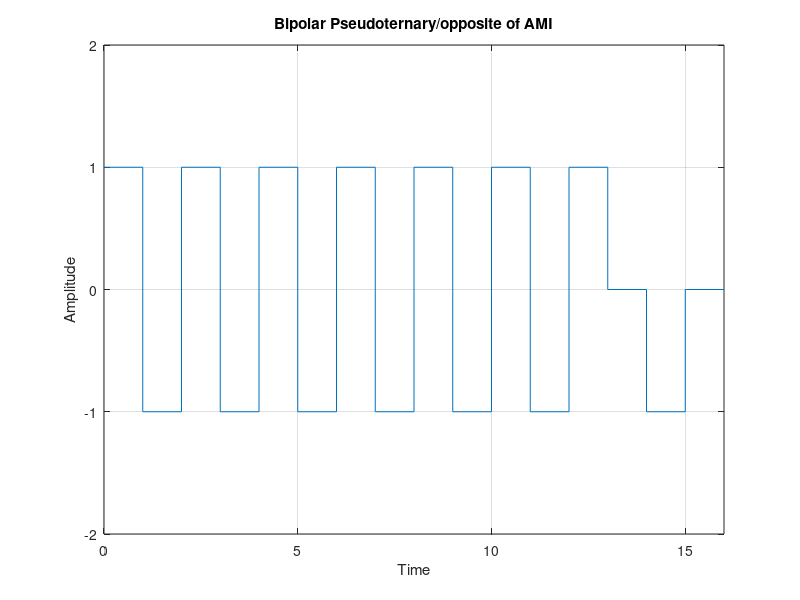

Reproduce this figure in MATLAB.
%Line Code Bipolar Pseudoternary
clc;
clear all;
k=input('Enter the last two digit of ID No: ');
b=dec2bin(k,16);
fprintf('Binary Number of those digit 16 bit long: ');
m = sprintf('%s',b)-'0';
fprintf('%d ',m);
n = length(m);
x = [];
y = [];
a=1;
for i=1:n
    x=[x i-1 i];
    if(m(i)== 0)
        y=[y a a];
        a=a*(-1);
    else
        y=[y 0 0];
    end
end

plot(x,y),axis([0,n,-2,2]);
title('Bipolar Pseudoternary/opposite of AMI');
xlabel('Time');
ylabel('Amplitude');
grid on;